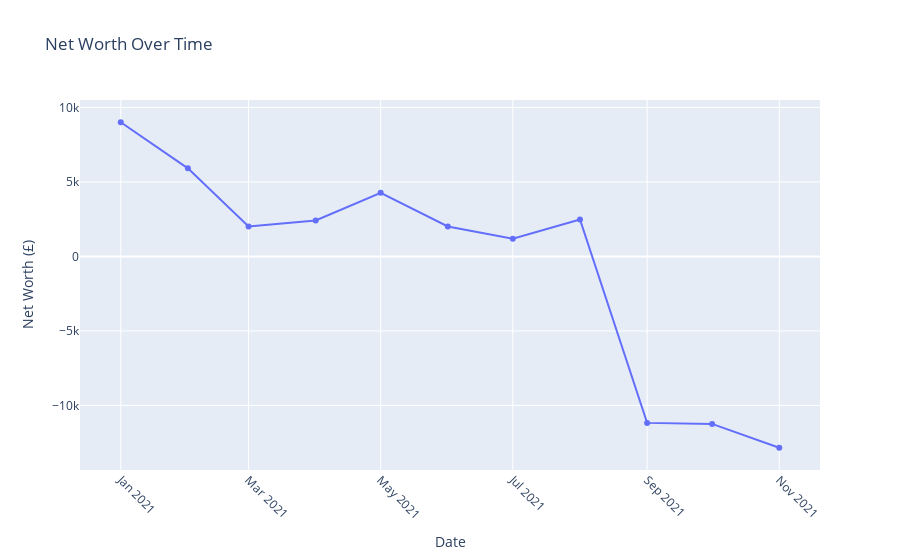

Write notebook code for a chart like this one.
### Code cell
Net_Worth_Table = df.groupby('year_month')['Amount'].sum().reset_index(name ='sum')
Net_Worth_Table['cumulative sum'] = Net_Worth_Table['sum'].cumsum()
Net_Worth_Chart = go.Figure(
    data = go.Scatter(x = Net_Worth_Table["year_month"], y = Net_Worth_Table["cumulative sum"]),
    layout = go.Layout(
        title = go.layout.Title(text = "Net Worth Over Time")
    )
)
Net_Worth_Chart.update_layout(
    xaxis_title = "Date",
    yaxis_title = "Net Worth (£)",
    hovermode = 'x unified'
    )
Net_Worth_Chart.update_xaxes(
    tickangle = 45)
Net_Worth_Chart.show()

### Figure 1 — Plotly figure (JSON) as saved in the notebook; plotly's stock layout.template omitted (floating-point values rounded to 4 significant figures)
{"data": [{"type": "scatter", "x": ["2021-01", "2021-02", "2021-03", "2021-04", "2021-05", "2021-06", "2021-07", "2021-08", "2021-09", "2021-10", "2021-11"], "y": [9002.0, 5909.0, 2009.0, 2411.0, 4264.0, 2008.0, 1190.0, 2473.0, -11170.0, -11240.0, -12840.0]}], "layout": {"hovermode": "x unified", "title": {"text": "Net Worth Over Time"}, "xaxis": {"tickangle": 45, "title": {"text": "Date"}}, "yaxis": {"title": {"text": "Net Worth (£)"}}}}
